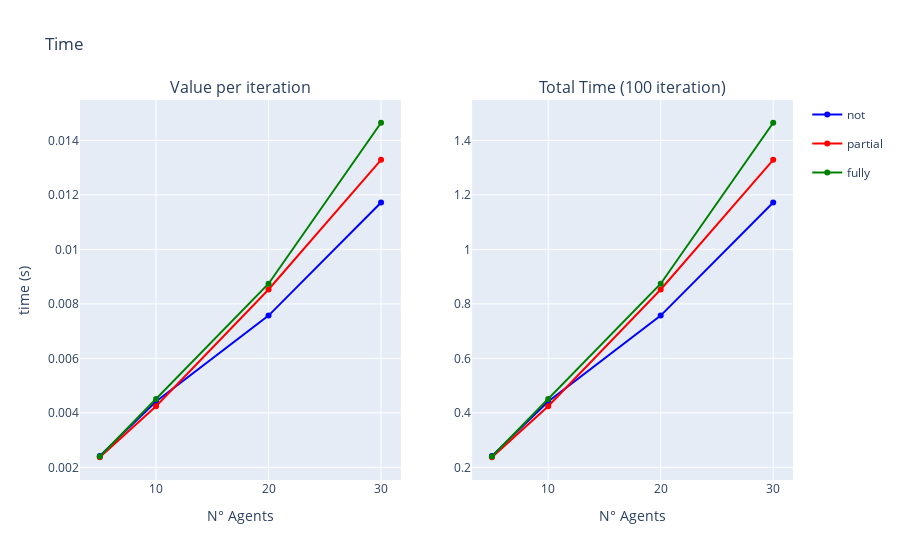

Notebook source saved alongside this figure:
### Code cell
fig = make_subplots(rows=1, cols=2, subplot_titles=("Value per iteration", "Total Time (100 iteration)"))

fig.add_trace(go.Scatter(x=to_plot_tot_not_mean.index, y=to_plot_tot_not_mean['not'], name='not', legendgroup='not', line=dict(color='blue')), row=1, col=1)
fig.add_trace(go.Scatter(x=to_plot_tot_not_mean.index, y=to_plot_tot_not_mean['partial'], name = 'partial', legendgroup='partial', line=dict(color='red')), row=1, col=1)
fig.add_trace(go.Scatter(x=to_plot_tot_not_mean.index, y=to_plot_tot_not_mean['fully'], name='fully', legendgroup='fully', line=dict(color='green')), row=1, col=1)

fig.add_trace(go.Scatter(x=to_plot_tot_not_sum.index, y=to_plot_tot_not_sum['not'], name='not', legendgroup='not', line=dict(color='blue'), showlegend=False), row=1, col=2)
fig.add_trace(go.Scatter(x=to_plot_tot_not_sum.index, y=to_plot_tot_not_sum['partial'], name='partial', legendgroup='partial', line=dict(color='red'), showlegend=False), row=1, col=2)
fig.add_trace(go.Scatter(x=to_plot_tot_not_sum.index, y=to_plot_tot_not_sum['fully'], name='fully', legendgroup='fully', line=dict(color='green'), showlegend=False), row=1, col=2)

fig.update_yaxes(title_text="time (s)", row=1, col=1)
fig.update_xaxes(title_text="N° Agents", row=1, col=1)
fig.update_xaxes(title_text="N° Agents", row=1, col=2)

fig.update_layout(title='Time')

fig.show()

### Figure 1 — Plotly figure (JSON) as saved in the notebook; plotly's stock layout.template omitted (floating-point values rounded to 4 significant figures)
{"data": [{"legendgroup": "not", "line": {"color": "blue"}, "name": "not", "type": "scatter", "x": [5, 10, 20, 30], "xaxis": "x", "y": [0.00242, 0.00442, 0.00757, 0.01172], "yaxis": "y"}, {"legendgroup": "partial", "line": {"color": "red"}, "name": "partial", "type": "scatter", "x": [5, 10, 20, 30], "xaxis": "x", "y": [0.00237, 0.00424, 0.00853, 0.01329], "yaxis": "y"}, {"legendgroup": "fully", "line": {"color": "green"}, "name": "fully", "type": "scatter", "x": [5, 10, 20, 30], "xaxis": "x", "y": [0.0024, 0.00451, 0.00874, 0.01465], "yaxis": "y"}, {"legendgroup": "not", "line": {"color": "blue"}, "name": "not", "showlegend": false, "type": "scatter", "x": [5, 10, 20, 30], "xaxis": "x2", "y": [0.242, 0.442, 0.757, 1.172], "yaxis": "y2"}, {"legendgroup": "partial", "line": {"color": "red"}, "name": "partial", "showlegend": false, "type": "scatter", "x": [5, 10, 20, 30], "xaxis": "x2", "y": [0.237, 0.424, 0.853, 1.329], "yaxis": "y2"}, {"legendgroup": "fully", "line": {"color": "green"}, "name": "fully", "showlegend": false, "type": "scatter", "x": [5, 10, 20, 30], "xaxis": "x2", "y": [0.24, 0.451, 0.874, 1.465], "yaxis": "y2"}], "layout": {"annotations": [{"font": {"size": 16}, "showarrow": false, "text": "Value per iteration", "x": 0.225, "xanchor": "center", "xref": "paper", "y": 1, "yanchor": "bottom", "yref": "paper"}, {"font": {"size": 16}, "showarrow": false, "text": "Total Time (100 iteration)", "x": 0.775, "xanchor": "center", "xref": "paper", "y": 1, "yanchor": "bottom", "yref": "paper"}], "title": {"text": "Time"}, "xaxis": {"anchor": "y", "domain": [0, 0.45], "title": {"text": "N° Agents"}}, "xaxis2": {"anchor": "y2", "domain": [0.55, 1], "title": {"text": "N° Agents"}}, "yaxis": {"anchor": "x", "domain": [0, 1], "title": {"text": "time (s)"}}, "yaxis2": {"anchor": "x2", "domain": [0, 1]}}}
